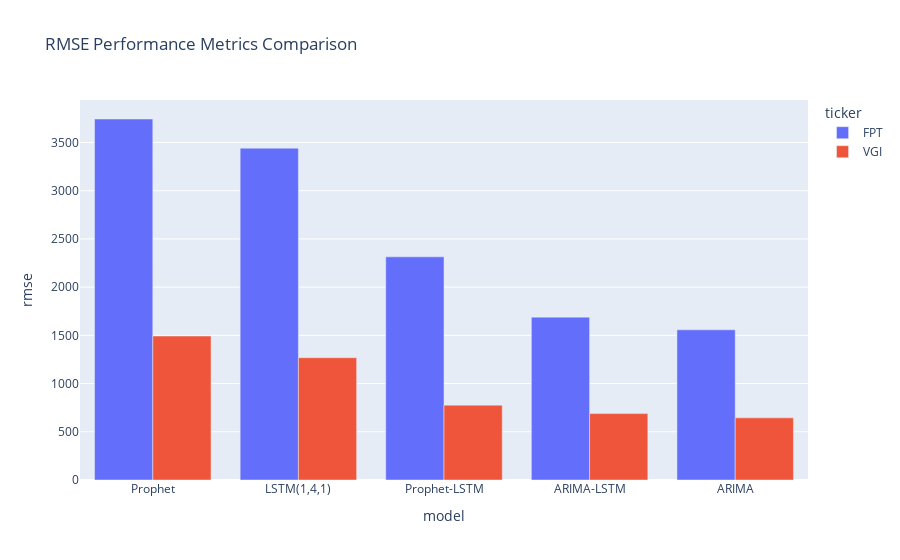

The cell this chart's notebook holds for it:
### Code cell
import plotly.express as px
df = df.sort_values('rmse',ascending=False)

df['model'] = df['model'].apply(lambda t: 'ARIMA' if t.startswith('ARIMA(') else t )

fig = px.bar(df, x='model', y='rmse', color='ticker',
             labels={'value': 'Metric Value'},
             title='RMSE Performance Metrics Comparison',
             barmode='group')
fig.show()

### Figure 1 — Plotly figure (JSON) as saved in the notebook; plotly's stock layout.template omitted (floating-point values rounded to 4 significant figures)
{"data": [{"alignmentgroup": "True", "hovertemplate": "ticker=FPT<br>model=%{x}<br>rmse=%{y}<extra></extra>", "legendgroup": "FPT", "marker": {"color": "#636efa", "pattern": {"shape": ""}}, "name": "FPT", "offsetgroup": "FPT", "orientation": "v", "showlegend": true, "textposition": "auto", "type": "bar", "x": ["Prophet", "LSTM(1,4,1)", "Prophet-LSTM", "ARIMA-LSTM", "ARIMA"], "xaxis": "x", "y": [3744.0, 3441.0, 2314.0, 1689.0, 1557.0], "yaxis": "y"}, {"alignmentgroup": "True", "hovertemplate": "ticker=VGI<br>model=%{x}<br>rmse=%{y}<extra></extra>", "legendgroup": "VGI", "marker": {"color": "#EF553B", "pattern": {"shape": ""}}, "name": "VGI", "offsetgroup": "VGI", "orientation": "v", "showlegend": true, "textposition": "auto", "type": "bar", "x": ["Prophet", "LSTM(1,4,1)", "Prophet-LSTM", "ARIMA-LSTM", "ARIMA"], "xaxis": "x", "y": [1493.0, 1268.0, 776.4, 688.5, 644.5], "yaxis": "y"}], "layout": {"barmode": "group", "legend": {"title": {"text": "ticker"}, "tracegroupgap": 0}, "title": {"text": "RMSE Performance Metrics Comparison"}, "xaxis": {"anchor": "y", "domain": [0, 1], "title": {"text": "model"}}, "yaxis": {"anchor": "x", "domain": [0, 1], "title": {"text": "rmse"}}}}
